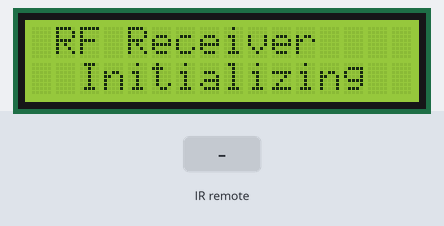
A sketch run on a simulated Arduino Uno, built with avr-gcc and run on an emulated ATmega328P. Parts: 16×2 character LCD. The test bench sets the inputs (shaded band). What the sketch prints to the serial monitor is not drawn.

Above: at 0.1 s.
3.3 s: infrared code 0x1 received
At 4.3 s:
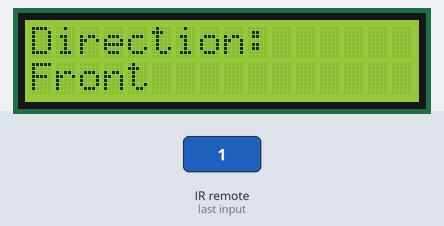
4.8 s: infrared code 0x2 received
At 5.4 s:
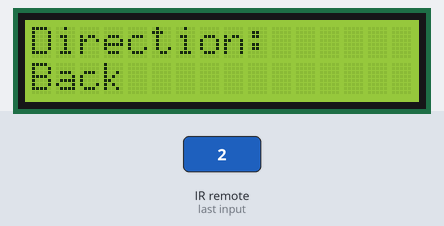
6.3 s: infrared code 0x3 received
At 6.6 s:
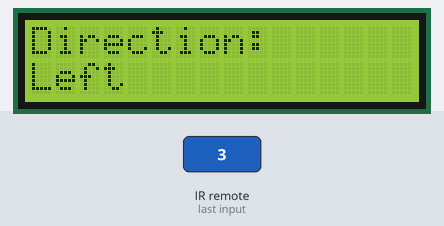
7.8 s: infrared code 0x4 received
At 9.0 s:
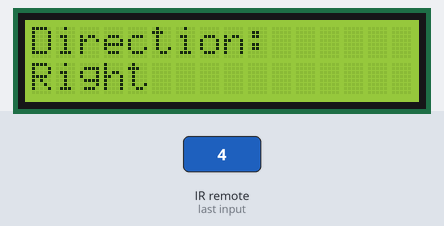
9.3 s: infrared code 0x5 received
At 10.1 s:
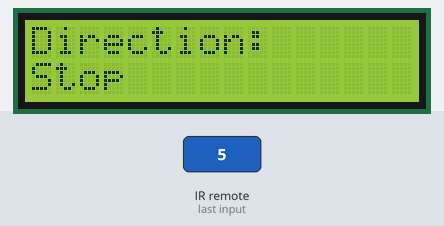
Timing chart, 0 to 11.8 s (numbered marks = the images above; inputs shaded):
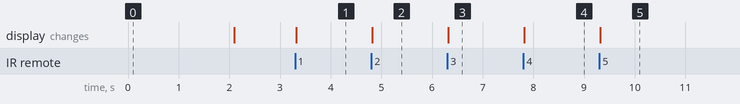

The sketch:

head_movement_robot_receiver_code_1.ino
```cpp
#include <Wire.h>
#include <LiquidCrystal_I2C.h>
#include <RCSwitch.h>

// Initialize RF Receiver
RCSwitch mySwitch = RCSwitch();

// Initialize LCD (16x2, I2C address 0x27 or 0x3F depending on module)
LiquidCrystal_I2C lcd(0x27, 16, 2);

void setup() {
  Serial.begin(115200);

  // Setup RF Receiver on GPIO4
  mySwitch.enableReceive(4);

  // Setup LCD
  lcd.init();
  lcd.backlight();
  lcd.setCursor(0, 0);
  lcd.print(" RF Receiver ");
  lcd.setCursor(0, 1);
  lcd.print("  Initializing ");
  delay(2000);
  lcd.clear();

  Serial.println("RF Receiver + LCD Ready!");
}

void loop() {
  if (mySwitch.available()) {
    int value = mySwitch.getReceivedValue();

    if (value == 0) {
      Serial.println("Unknown RF Signal");
    } else {
      String direction = "STOP";

      switch (value) {
        case 1: direction = "Front"; break;
        case 2: direction = "Back"; break;
        case 3: direction = "Left"; break;
        case 4: direction = "Right"; break;
        case 5: direction = "Stop"; break;
      }

      // Print on Serial Monitor
      Serial.print("Received Command: ");
      Serial.println(direction);

      // Display on LCD
      lcd.clear();
      lcd.setCursor(0, 0);
      lcd.print("Direction:");
      lcd.setCursor(0, 1);
      lcd.print(direction);
    }

    mySwitch.resetAvailable();
  }
}
```

Measured:
- after the input at 3.3 s, the display: changes at once (image 1)
- after the input at 4.8 s, the display: changes at once (image 2)
- after the input at 6.3 s, the display: changes at once (image 3)
- after the input at 7.8 s, the display: changes at once (image 4)
- after the input at 9.3 s, the display: changes at once (image 5)
